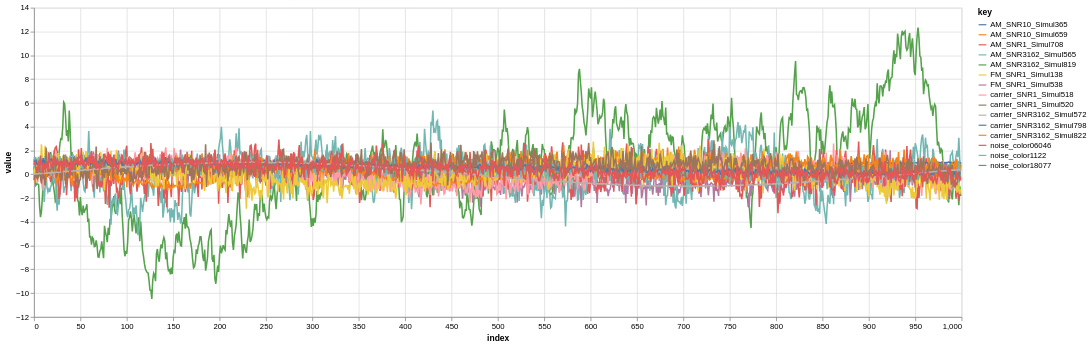

Notebook source saved alongside this figure:
### Code cell
trapallada.plot.signals(signals, signals_df, n_samples=1_000)

### Figure 1 — Vega-Lite specification as saved in the notebook (floating-point values rounded to 4 significant figures; data arrays with more than 128 entries replaced by an {"elided": "..."} marker saying what was removed)
{"config": {"view": {"continuousWidth": 300, "continuousHeight": 300}}, "data": {"name": "data-592839e15d7c5f67695704b3dd198094"}, "mark": {"type": "line"}, "encoding": {"color": {"field": "key", "type": "nominal"}, "x": {"field": "index", "type": "quantitative"}, "y": {"field": "value", "type": "quantitative"}}, "height": 400, "transform": [{"fold": ["noise_color18077", "AM_SNR3162_Simul819", "FM_SNR1_Simul538", "noise_color1122", "noise_color06046", "carrier_SNR3162_Simul798", "carrier_SNR1_Simul518", "carrier_SNR3162_Simul822", "AM_SNR10_Simul659", "FM_SNR1_Simul138", "AM_SNR3162_Simul565", "AM_SNR10_Simul365", "carrier_SNR1_Simul520", "carrier_SNR3162_Simul572", "AM_SNR1_Simul708"]}], "width": 1200, "$schema": "https://vega.github.io/schema/vega-lite/v5.8.0.json", "datasets": {"data-592839e15d7c5f67695704b3dd198094": {"elided": "1000 records"}}}
